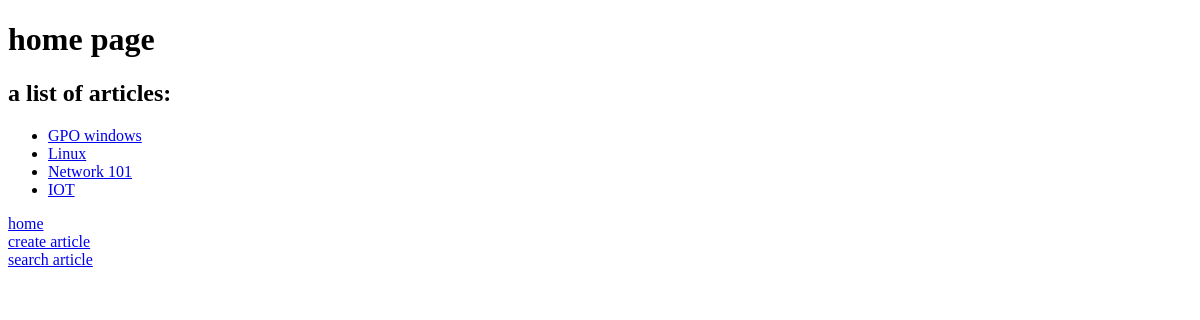
The app's page /article/, older data.
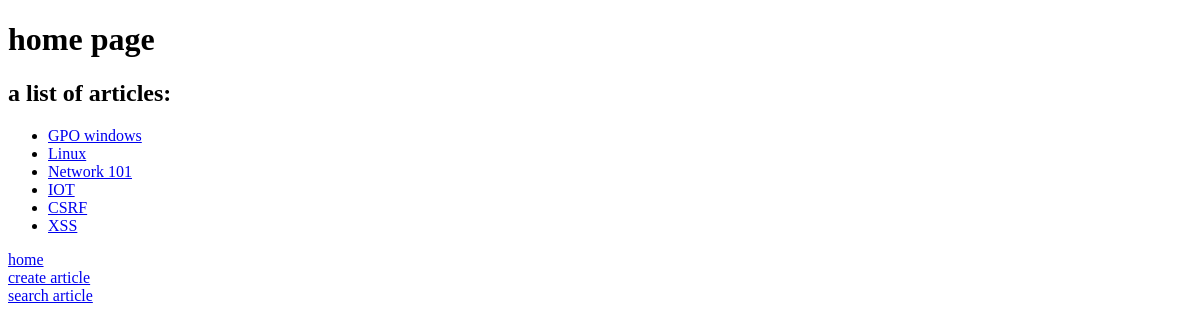
The same page, newer data.
### Article/models.py (models this page shows)
class Article(models.Model):
    title = models.CharField(max_length=12)
    desc = models.TextField()

### Article/views.py (the view)
# urls.py: path('', home),
def home(request):
    obj = Article.objects.all()
    context = {
        'articles': obj
    }
    return HttpResponse(render(request,'home.html',context))

### Templates/home.html
{% extends 'base.html'%}
{% block content %}
<h1> home page </h1>
<h2> a list of articles: </h2>
<ul>
{% for article in articles %}
  <li><a href="/article/{{article.id}}"> {{ article.title }}</a></li>
{% endfor %}
</ul>
{% endblock content %}

Row changes from the older to the newer data that the page shows:
added Article: title "CSRF"
added Article: title "XSS"
